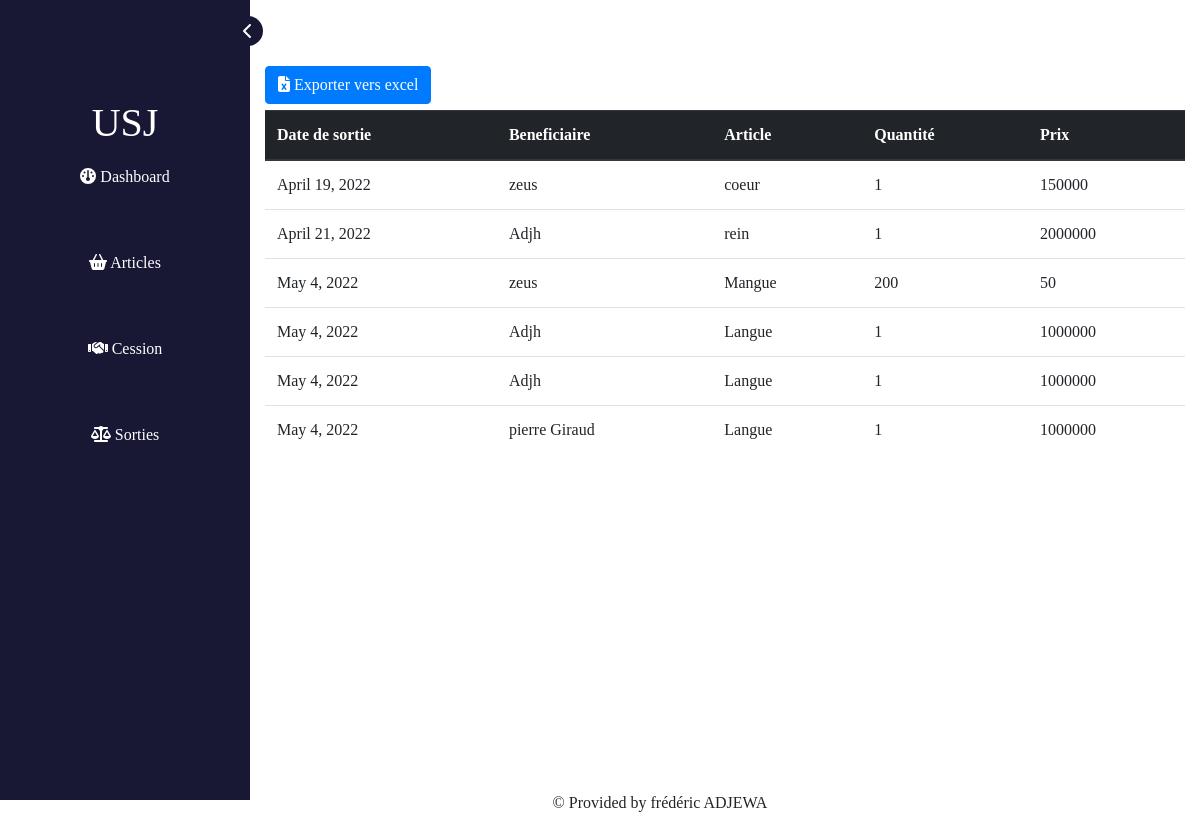
The page /AllOutput/ on the database its author committed.
### StockCompta/models.py (models this page shows)
class Sortie(models.Model):
    id = models.AutoField(primary_key=True,null=False)
    Date = models.DateField(auto_now_add=True)
    qte = models.IntegerField()
    paramArticle = models.ForeignKey(Article,null=True,on_delete=models.CASCADE)
    paramPersonnel = models.ForeignKey(personnel,null=True,on_delete=models.CASCADE)

class personnel(models.Model):
    email = models.EmailField(primary_key=True)
    name = models.CharField(max_length=50,default=None)
    numero = models.IntegerField()
    service = models.CharField(max_length=50,default=None)

class Article(models.Model):
    id = models.AutoField(primary_key=True,null=False)
    label = models.CharField(max_length=30)
    limitQty = models.IntegerField()
    AddedDate = models.DateField()
    paramPrix = models.ForeignKey(price_Class,null=True,on_delete=models.CASCADE)

class price_Class(models.Model):
    id = models.AutoField(primary_key=True,null=False)
    prix = models.IntegerField()
    date = models.DateField()

### StockCompta/views.py (the view)
# urls.py: path('AllOutput/', views.allOutput,name="allOutput"),
def allOutput(request):
    S = Sortie.objects.all()
    P = Paginator(S,10)
    page_n = request.GET.get('page',1)
    try:
        S = P.page(page_n)
    except EmptyPage:
        S = P.page(1)
    return render(request,"StockCompta/allOutput.html",{'out':S})

### StockCompta/templates/StockCompta/allOutput.html (shortened to what this page needs)
{% extends 'StockCompta/base.html' %}
{%block content%}
<div class="content" style="margin-top: 5%;">
    <div class="container">
        <div class="btn-downloader">
            <a href="{% url 'export-excel-out' %}" class="btn btn-primary"> <i class="fa-file-excel fa-solid"></i> Exporter vers excel</a>
        </div>
        {%if out%}
        <table class="table table-hover">
            <thead class="thead-dark">
                <tr>
                    <th>Date de sortie</th>
                    <th>Beneficiaire</th>
                    <th>Article</th>
                    <th>Quantité</th>
                    <th>Prix</th>
                </tr>
            </thead>
                {%for o in out %}
               <tr>
                <td>{{o.Date}}</td>
                <td>{{o.paramPersonnel.name}}</td>
                <td>{{o.paramArticle.label}}</td>
                <td>{{o.qte}}</td>
                <td>{{o.paramArticle.paramPrix.prix}}</td>
               </tr>
                {%endfor%}
        </table>
            {%else%}
            <h3 class="text-warning">Aucune sortie trouvée</h3>
            {%endif%}
    </div>
    <footer>
        <p> &copy; Provided by frédéric ADJEWA</p>
    </footer>
</div>
{%endblock content%}

### StockCompta/templates/StockCompta/allOutput.html (style rules this page uses)
* { font-family: "Poppins"; margin: 0; padding: 0; }
:root { --blue:#181835; --white:#fff; }
.thead-dark { background: var(--blue); }
.content { position: absolute; top: 0; left: 250px; width: calc(100% - 250px); height: 100vh; transition: .25s; }
footer { position: fixed; bottom: 1%; left: 55%; transform: translate(-50%,-50%); }
footer p { position: relative; font-weight: 400; animation: anim 2s linear infinite; }
.btn-downloader { position: relative; width: 100%; height: 50px; display: flex; justify-content: space-between; align-items: center; }

### rows shown on the page
Sortie: Date "April 19, 2022", paramPersonnel.name "zeus", paramArticle.label "coeur", qte "1", paramArticle.paramPrix.prix "150000"
Sortie: Date "April 21, 2022", paramPersonnel.name "Adjh", paramArticle.label "rein", qte "1", paramArticle.paramPrix.prix "2000000"
Sortie: Date "May 4, 2022", paramPersonnel.name "zeus", paramArticle.label "Mangue", qte "200", paramArticle.paramPrix.prix "50"
Sortie: Date "May 4, 2022", paramPersonnel.name "Adjh", paramArticle.label "Langue", qte "1", paramArticle.paramPrix.prix "1000000"
Sortie: Date "May 4, 2022", paramPersonnel.name "Adjh", paramArticle.label "Langue", qte "1", paramArticle.paramPrix.prix "1000000"
Sortie: Date "May 4, 2022", paramPersonnel.name "pierre Giraud", paramArticle.label "Langue", qte "1", paramArticle.paramPrix.prix "1000000"
